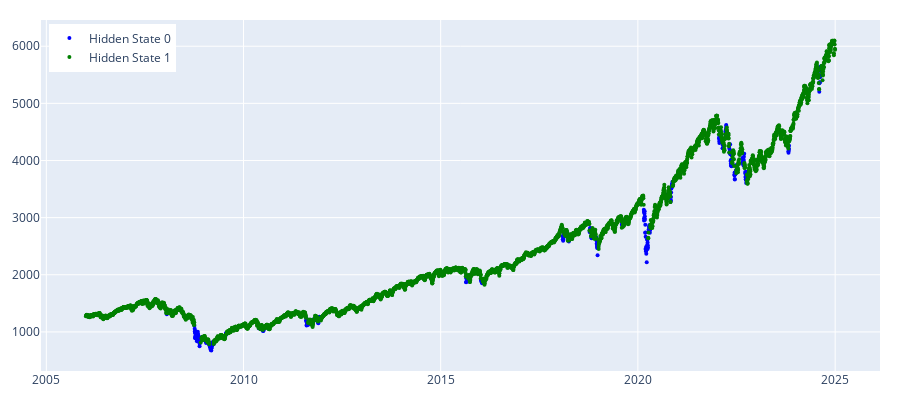

Notebook code cell kept with this figure:
### Code cell
model_hmm =  regime_detection.get_regimes_hmm
params = {'n_components':2, 'covariance_type': 'full', 'random_state':100}
split_index = np.where(prices.index > '2006-01-01')[0][0]
gated_states_pred_hmm, entropies_hmm = entropy_gated_training(model_hmm, params, prices_array, split_index, 10, 0.5)
plot_hidden_states(np.array(gated_states_pred_hmm), prices[["TRDPRC_1"]][split_index:])

### Figure 1 — Plotly figure (JSON) as saved in the notebook; plotly's stock layout.template omitted (floating-point values rounded to 4 significant figures; data arrays with more than 128 entries replaced by an {"elided": "..."} marker saying what was removed)
{"data": [{"marker": {"color": "blue", "size": 4}, "mode": "markers", "name": "Hidden State 0", "type": "scatter", "x": {"elided": "370 str values"}, "y": {"elided": "370 float values"}}, {"marker": {"color": "green", "size": 4}, "mode": "markers", "name": "Hidden State 1", "type": "scatter", "x": {"elided": "4416 str values"}, "y": {"elided": "4416 float values"}}], "layout": {"height": 400, "legend": {"x": 0.01, "xanchor": "left", "y": 0.99, "yanchor": "top"}, "margin": {"b": 20, "l": 20, "r": 20, "t": 20}, "width": 900}}
